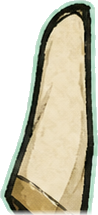
#> input picture Assets/_Project/Art/Characters/player/N/arm_left.png, 98 x 215 px, given in place of leg_left.png, which was not available
$ python preview_player_rig.py
#> lines starting #> are read from the running program, lines starting #| are printed output that depends on the picture; pictures that were not available may be replaced by others from this repository, and a replacement may not be noted
"""Compose extracted player PNGs into a full puppet preview, mirroring Unity's
BuildPuppetHierarchy + auto-PPU import logic. Generates a single PNG showing
all 4 directions side-by-side so we can iterate on extraction without Unity.

Run from repo root:
    python3 .agents/scripts/preview_player_rig.py
Output: /tmp/player_rig_preview.png

Rig math (mirrors Assets/_Project/Editor/BootstrapWizard.cs):
  PPU per part = tex.height * 64 / placeholder_height_px   (auto-normalize world h)
  shoulder pos = (±shoulderX, +shoulderY)  — within torso
  hip pos      = (±hipX,      -hipY)       — within torso
  arm pivot    = (0.5, 1.0) top-center      → hangs down from shoulder
  forearm pos  = (0, -armLen + elbowOverlap*armLen) within arm — child of arm
  leg pivot    = (0.5, 1.0) top-center      → hangs down from hip
  shin pos     = (0, -legLen + kneeOverlap*legLen) within leg — child of leg
  head pivot   = (0.5, 0.0) bottom-center   → grows up from torso top
"""
from __future__ import annotations
from pathlib import Path
from PIL import Image
import numpy as np

ART_ROOT = Path("Assets/_Project/Art/Characters/player")

# ---- Placeholder spec (mirrors PuppetPlaceholderSpec.cs RectFor) ----
PLACEHOLDER_PX = {
    "head":     (40, 40),
    "torso":    (52, 80),
    "arm":      (16, 36),
    "forearm":  (14, 28),
    "leg":      (18, 48),
    "shin":     (16, 32),
}
PPU_PLACEHOLDER = 64.0

# ---- CharacterRigSpec defaults (mirrors fallback in BootstrapWizard) ----
DEFAULT_RIG = {
    "shoulderY": 0.55,
    "shoulderX": 0.30,
    "hipY":      0.55,
    "hipX":      0.13,
    "elbowOverlap": 0.06,
    "kneeOverlap":  0.10,
    "farLimbScale": 0.92,
}

PIVOT = {
    "head":     (0.5, 0.0),  # bottom-center
    "torso":    (0.5, 0.5),  # center
    "arm":      (0.5, 1.0),  # top-center
    "forearm":  (0.5, 1.0),
    "leg":      (0.5, 1.0),
    "shin":     (0.5, 1.0),
}


def world_h_for(role: str) -> float:
    """World height in units = placeholder_h_px / 64."""
    return PLACEHOLDER_PX[role][1] / PPU_PLACEHOLDER


def role_for_filename(fname: str) -> str:
    """Map filename to role key for placeholder lookup."""
    if fname.startswith("head"):     return "head"
    if fname.startswith("torso"):    return "torso"
    if fname.startswith("forearm"):  return "forearm"
    if fname.startswith("arm"):      return "arm"
    if fname.startswith("shin"):     return "shin"
    if fname.startswith("leg"):      return "leg"
    raise ValueError(f"unknown role for {fname}")


def load_part(direction: str, fname: str) -> tuple[Image.Image, float, float]:
    """Load PNG, compute its world (w, h) using auto-PPU normalize math."""
    role = role_for_filename(fname)
    placeholder_h = PLACEHOLDER_PX[role][1]
    img = Image.open(ART_ROOT / direction / fname).convert("RGBA")
    w_px, h_px = img.size
    # ppu = h_px * 64 / placeholder_h_px → world_h = h_px/ppu = placeholder_h/64
    world_h = placeholder_h / PPU_PLACEHOLDER  # always == placeholder world h
    world_w = w_px / h_px * world_h
    return img, world_w, world_h


def world_to_canvas(x: float, y: float, canvas_w: int, canvas_h: int,
                    units_per_px: float, origin_x: int, origin_y: int) -> tuple[int, int]:
    """Convert world (x, y) to canvas pixel coords. y=0 is character middle.
       Y up in world → up on canvas (smaller pixel y)."""
    cx = int(round(origin_x + x / units_per_px))
    cy = int(round(origin_y - y / units_per_px))
    return cx, cy


def paste_part_with_pivot(canvas: Image.Image, part_img: Image.Image,
                           world_pos: tuple[float, float], pivot_norm: tuple[float, float],
                           world_w: float, world_h: float,
                           units_per_px: float, origin_x: int, origin_y: int,
                           scale: float = 1.0, flip_x: bool = False,
                           order: int = 0, parts_buffer: list = None) -> None:
    """Paste a sprite onto canvas with pivot-aware positioning.
    pivot_norm: (px, py) in [0..1] of sprite. py=0 is BOTTOM, py=1 is TOP (Unity convention).
    """
    if flip_x:
        part_img = part_img.transpose(Image.FLIP_LEFT_RIGHT)
    sw_px, sh_px = part_img.size
    target_w_px = max(1, int(round(world_w * scale / units_per_px)))
    target_h_px = max(1, int(round(world_h * scale / units_per_px)))
    if (target_w_px, target_h_px) != (sw_px, sh_px):
        part_img = part_img.resize((target_w_px, target_h_px), Image.LANCZOS)
        sw_px, sh_px = target_w_px, target_h_px

    # Pivot: in Unity, py=0 is bottom, py=1 is top. PIL y=0 is top.
    # So pivot pixel position in PIL: (px*sw, (1-py)*sh)
    px_norm, py_norm = pivot_norm
    pivot_pil_x = int(round(px_norm * sw_px))
    pivot_pil_y = int(round((1.0 - py_norm) * sh_px))

    # World position → canvas coords
    cx, cy = world_to_canvas(world_pos[0], world_pos[1],
                             canvas.size[0], canvas.size[1],
                             units_per_px, origin_x, origin_y)
    paste_x = cx - pivot_pil_x
    paste_y = cy - pivot_pil_y

    if parts_buffer is None:
        canvas.paste(part_img, (paste_x, paste_y), part_img)
    else:
        parts_buffer.append((order, paste_x, paste_y, part_img))


def compose_direction(direction: str, hide_arms: bool, flip_x: bool = False,
                      rig: dict = None) -> Image.Image:
    """Compose a single character direction into a 256x320 canvas."""
    if rig is None:
        rig = DEFAULT_RIG
    canvas_w, canvas_h = 256, 320
    canvas = Image.new("RGBA", (canvas_w, canvas_h), (40, 50, 40, 255))  # forest tint
    parts: list[tuple[int, int, int, Image.Image]] = []  # (order, x, y, img)

    units_per_px = 5.0 / canvas_h  # ~5u tall character fills canvas
    origin_x = canvas_w // 2
    origin_y = int(canvas_h * 0.55)  # character center slightly below mid

    torso_h = world_h_for("torso")
    arm_h = world_h_for("arm")
    forearm_h = world_h_for("forearm")
    leg_h = world_h_for("leg")
    shin_h = world_h_for("shin")

    shoulderY = rig["shoulderY"] - torso_h * 0.0
    shoulderX = rig["shoulderX"]
    hipY = -rig["hipY"]
    hipX = rig["hipX"]
    elbow_overlap = rig["elbowOverlap"]
    knee_overlap = rig["kneeOverlap"]
    far_scale = rig["farLimbScale"]

    # ---- Far-side limbs render BEHIND torso (lower order) ----
    # In E side, "left" = far-side (assuming character faces right). For W (flip_x),
    # the visual far-side flips. Here we follow asset naming — _left.png is far-side.
    # Hide arms in S/N (front/back baked into torso silhouette).
    far_arm_label = "arm_left.png" if direction == "E" else None
    far_forearm_label = "forearm_left.png" if direction == "E" else None
    near_arm_label = "arm_right.png" if direction == "E" else None
    near_forearm_label = "forearm_right.png" if direction == "E" else None
    far_leg_label = "leg_left.png"
    far_shin_label = "shin_left.png"
    near_leg_label = "leg_right.png"
    near_shin_label = "shin_right.png"

    # ---- FAR LEG + SHIN (behind torso) ----
    leg_img, leg_w, _ = load_part(direction, far_leg_label)
    paste_part_with_pivot(canvas, leg_img, (-hipX, hipY),
                          PIVOT["leg"], leg_w, leg_h,
                          units_per_px, origin_x, origin_y,
                          scale=far_scale, flip_x=flip_x,
                          order=1, parts_buffer=parts)
    # Shin is child of leg: world pos = hip + (0, -leg_h + knee_overlap*leg_h)
    shin_world_y = hipY - leg_h * (1.0 - knee_overlap) * far_scale
    shin_img, shin_w, _ = load_part(direction, far_shin_label)
    paste_part_with_pivot(canvas, shin_img, (-hipX, shin_world_y),
                          PIVOT["shin"], shin_w, shin_h,
                          units_per_px, origin_x, origin_y,
                          scale=far_scale, flip_x=flip_x,
                          order=2, parts_buffer=parts)

    # ---- FAR ARM (E only) ----
    if direction == "E" and not hide_arms and far_arm_label:
        arm_img, arm_w, _ = load_part(direction, far_arm_label)
        paste_part_with_pivot(canvas, arm_img, (-shoulderX, rig["shoulderY"]),
                              PIVOT["arm"], arm_w, arm_h,
                              units_per_px, origin_x, origin_y,
                              scale=far_scale, flip_x=flip_x,
                              order=3, parts_buffer=parts)
        forearm_world_y = rig["shoulderY"] - arm_h * (1.0 - elbow_overlap) * far_scale
        fa_img, fa_w, _ = load_part(direction, far_forearm_label)
        paste_part_with_pivot(canvas, fa_img, (-shoulderX, forearm_world_y),
                              PIVOT["forearm"], fa_w, forearm_h,
                              units_per_px, origin_x, origin_y,
                              scale=far_scale, flip_x=flip_x,
                              order=4, parts_buffer=parts)

    # ---- TORSO (sortingOrder middle) ----
    torso_img, torso_w, _ = load_part(direction, "torso.png")
    paste_part_with_pivot(canvas, torso_img, (0, 0),
                          PIVOT["torso"], torso_w, torso_h,
                          units_per_px, origin_x, origin_y,
                          flip_x=flip_x, order=10, parts_buffer=parts)

    # ---- HEAD (above torso) ----
    head_img, head_w, head_h = load_part(direction, "head.png")
    head_h = world_h_for("head")
    paste_part_with_pivot(canvas, head_img, (0, torso_h * 0.5),
                          PIVOT["head"], head_w, head_h,
                          units_per_px, origin_x, origin_y,
                          flip_x=flip_x, order=11, parts_buffer=parts)

    # ---- NEAR LEG + SHIN (in front of far leg) ----
    leg_img, leg_w, _ = load_part(direction, near_leg_label)
    paste_part_with_pivot(canvas, leg_img, (hipX, hipY),
                          PIVOT["leg"], leg_w, leg_h,
                          units_per_px, origin_x, origin_y,
                          flip_x=flip_x, order=12, parts_buffer=parts)
    shin_world_y = hipY - leg_h * (1.0 - knee_overlap)
    shin_img, shin_w, _ = load_part(direction, near_shin_label)
    paste_part_with_pivot(canvas, shin_img, (hipX, shin_world_y),
                          PIVOT["shin"], shin_w, shin_h,
                          units_per_px, origin_x, origin_y,
                          flip_x=flip_x, order=13, parts_buffer=parts)

    # ---- NEAR ARM (E only) ----
    if direction == "E" and not hide_arms and near_arm_label:
        arm_img, arm_w, _ = load_part(direction, near_arm_label)
        paste_part_with_pivot(canvas, arm_img, (shoulderX, rig["shoulderY"]),
                              PIVOT["arm"], arm_w, arm_h,
                              units_per_px, origin_x, origin_y,
                              flip_x=flip_x,
                              order=14, parts_buffer=parts)
        forearm_world_y = rig["shoulderY"] - arm_h * (1.0 - elbow_overlap)
        fa_img, fa_w, _ = load_part(direction, near_forearm_label)
        paste_part_with_pivot(canvas, fa_img, (shoulderX, forearm_world_y),
                              PIVOT["forearm"], fa_w, forearm_h,
                              units_per_px, origin_x, origin_y,
                              flip_x=flip_x,
                              order=15, parts_buffer=parts)

    # Sort by order and paste in sequence
    parts.sort(key=lambda p: p[0])
    for _, x, y, img in parts:
        canvas.alpha_composite(img, (x, y))

    return canvas


def main() -> None:
    directions = [
        ("E", False, False),
        ("S", True, False),
        ("N", True, False),
        ("E_flip_W", False, True),  # W = E flipped
    ]
    panels = []
    for label, hide_arms, flip_x in directions:
        d = "E" if label.startswith("E") else label
        c = compose_direction(d, hide_arms=hide_arms, flip_x=flip_x)
#> in compose_direction, `canvas = Image.new("RGBA", (canvas_w, canvas_h), (40, 50, 40, 255))`:
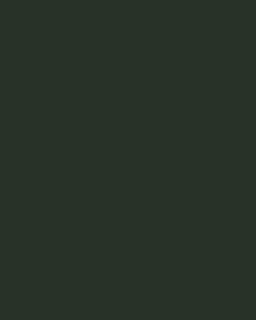
#> canvas: PIL image 256x320 RGBA; mean R, G, B, A 40, 50, 40, 255
#> in load_part, img is the input picture: PIL image 98x215 RGBA; mean R, G, B, A 196.3, 191.9, 170.3, 180.8
#> in compose_direction, `leg_img, leg_w, _ = load_part(direction, far_leg_label)`: leg_w = 0.342
#> in paste_part_with_pivot, `target_w_px = max(1, int(round(world_w * scale / units_per_px)))`: target_w_px = 20
#> in paste_part_with_pivot, `part_img = part_img.resize((target_w_px, target_h_px), Image.LANCZOS)`:
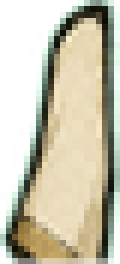
#> part_img: PIL image 20x44 RGBA (shown 6 times larger); mean R, G, B, A 146.6, 145.5, 121.3, 181.3; transparent parts drawn white
#> in paste_part_with_pivot, `sw_px, sh_px = target_w_px, target_h_px`: sh_px = 44
#> in paste_part_with_pivot, `pivot_pil_x = int(round(px_norm * sw_px))`: pivot_pil_x = 10
#> in paste_part_with_pivot, `pivot_pil_y = int(round((1.0 - py_norm) * sh_px))`: pivot_pil_y = 0
#> in paste_part_with_pivot, `paste_x = cx - pivot_pil_x`: paste_x = 110
#> in paste_part_with_pivot, `paste_y = cy - pivot_pil_y`: paste_y = 211
#> call 2 of load_part, with direction = 'E', fname = 'shin_left.png'
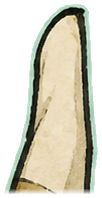
#> input picture Assets/_Project/Art/Characters/player/N/arm_right.png, 102 x 198 px, given in place of shin_left.png, which was not available
#> in load_part, img is the input picture: PIL image 102x198 RGBA; mean R, G, B, A 204.7, 201.2, 182.4, 155.2
#> in compose_direction, `shin_img, shin_w, _ = load_part(direction, far_shin_label)`: shin_w = 0.258
#> call 3 of load_part, with direction = 'E', fname = 'arm_left.png'
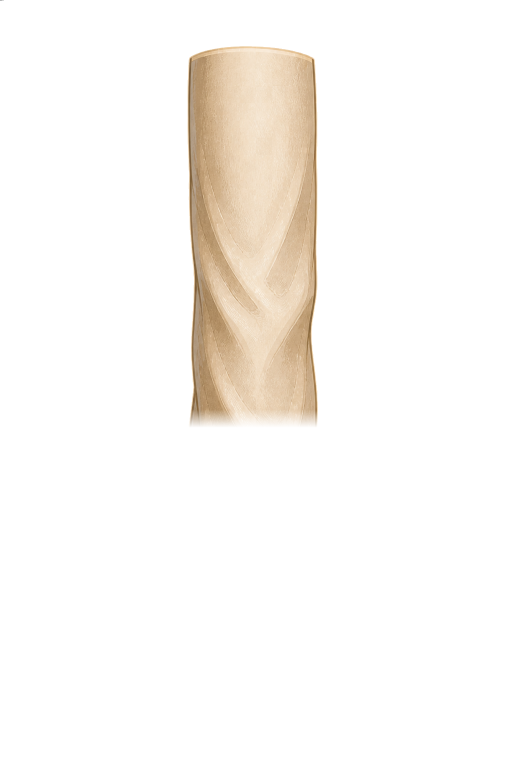
#> input picture Assets/_Project/Art/Characters/player/E/arm_left.png, 1024 x 1536 px, found by its file name (shown at 1/2 size)
#> in load_part, img is the input picture: PIL image 1024x1536 RGBA; mean R, G, B, A 243.7, 238.4, 232, 30.2
#> in compose_direction, `arm_img, arm_w, _ = load_part(direction, far_arm_label)`: arm_w = 0.375
#> call 3 of paste_part_with_pivot, with world_pos = (-0.3, 0.55), pivot_norm = (0.5, 1), world_w = 0.375, world_h = 0.562, units_per_px = 0.0156, origin_x = 128, origin_y = 176, scale = 0.92
#> in paste_part_with_pivot (call 3), `target_w_px = max(1, int(round(world_w * scale / units_per_px)))`: target_w_px = 22
#> in paste_part_with_pivot (call 3), `part_img = part_img.resize((target_w_px, target_h_px), Image.LANCZOS)`:
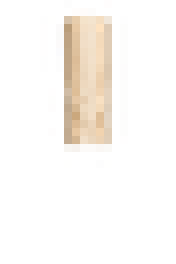
#> part_img: PIL image 22x33 RGBA (shown 8 times larger); mean R, G, B, A 44.6, 38.4, 31.6, 30.1; transparent parts drawn white
#> in paste_part_with_pivot (call 3), `sw_px, sh_px = target_w_px, target_h_px`: sh_px = 33
#> in paste_part_with_pivot (call 3), `pivot_pil_x = int(round(px_norm * sw_px))`: pivot_pil_x = 11
#> in paste_part_with_pivot (call 3), `paste_x = cx - pivot_pil_x`: paste_x = 98
#> in paste_part_with_pivot (call 3), `paste_y = cy - pivot_pil_y`: paste_y = 141
#> call 4 of load_part, with direction = 'E', fname = 'forearm_left.png'
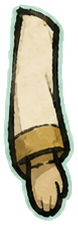
#> input picture Assets/_Project/Art/Characters/player/E/forearm_left.png, 78 x 225 px, found by its file name
#> in load_part, img is the input picture: PIL image 78x225 RGBA; mean R, G, B, A 188.4, 185.1, 164.6, 168.1
#> in compose_direction, `fa_img, fa_w, _ = load_part(direction, far_forearm_label)`: fa_w = 0.152
#> in compose_direction, `torso_img, torso_w, _ = load_part(direction, "torso.png")`: torso_w = 0.644
#> in paste_part_with_pivot (call 5), `target_w_px = max(1, int(round(world_w * scale / units_per_px)))`: target_w_px = 41
#> in paste_part_with_pivot (call 5), `part_img = part_img.resize((target_w_px, target_h_px), Image.LANCZOS)`:
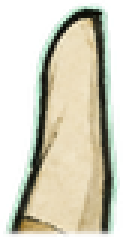
#> part_img: PIL image 41x80 RGBA (shown 3 times larger); mean R, G, B, A 130.7, 129.1, 109.6, 155.2; transparent parts drawn white
#> in paste_part_with_pivot (call 5), `sw_px, sh_px = target_w_px, target_h_px`: sh_px = 80
#> in paste_part_with_pivot (call 5), `pivot_pil_x = int(round(px_norm * sw_px))`: pivot_pil_x = 20
#> in paste_part_with_pivot (call 5), `pivot_pil_y = int(round((1.0 - py_norm) * sh_px))`: pivot_pil_y = 40
#> in paste_part_with_pivot (call 5), `paste_x = cx - pivot_pil_x`: paste_x = 108
#> in paste_part_with_pivot (call 5), `paste_y = cy - pivot_pil_y`: paste_y = 136
        panels.append((label, c))

    sheet_w = sum(p[1].size[0] for p in panels) + 8 * (len(panels) + 1)
    sheet_h = panels[0][1].size[1] + 32
    sheet = Image.new("RGB", (sheet_w, sheet_h), (60, 70, 60))
    x = 8
    for label, c in panels:
        sheet.paste(c, (x, 24), c)
        x += c.size[0] + 8

    out = Path("/tmp/player_rig_preview.png")
    sheet.save(out)
    print(f"saved {out} ({sheet.size})")


if __name__ == "__main__":
#> (the run stopped early here; a loop or call above may not have finished)
